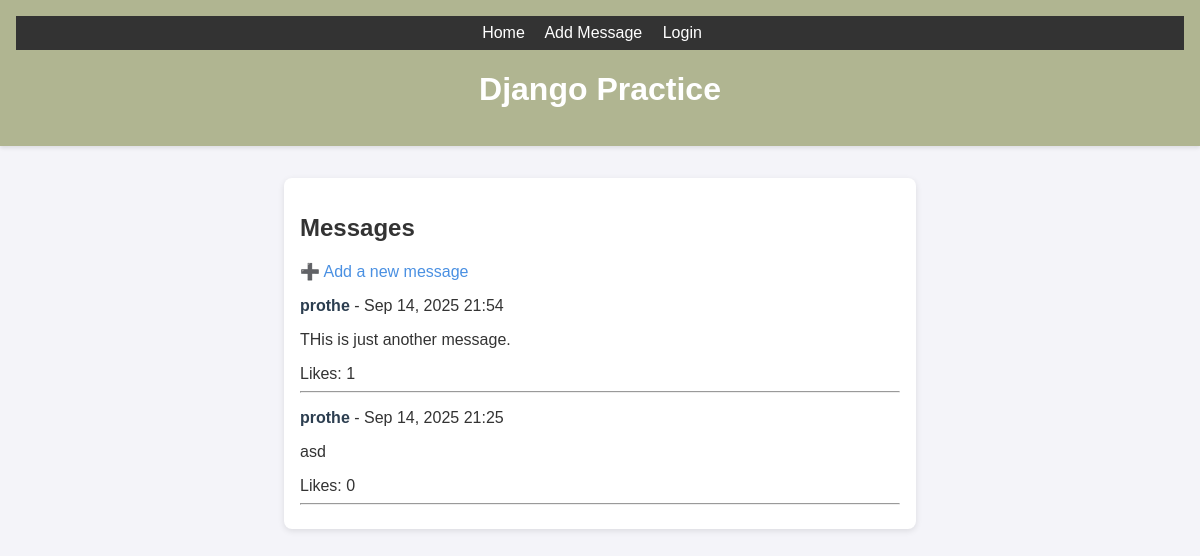
Before: / with the older database file.
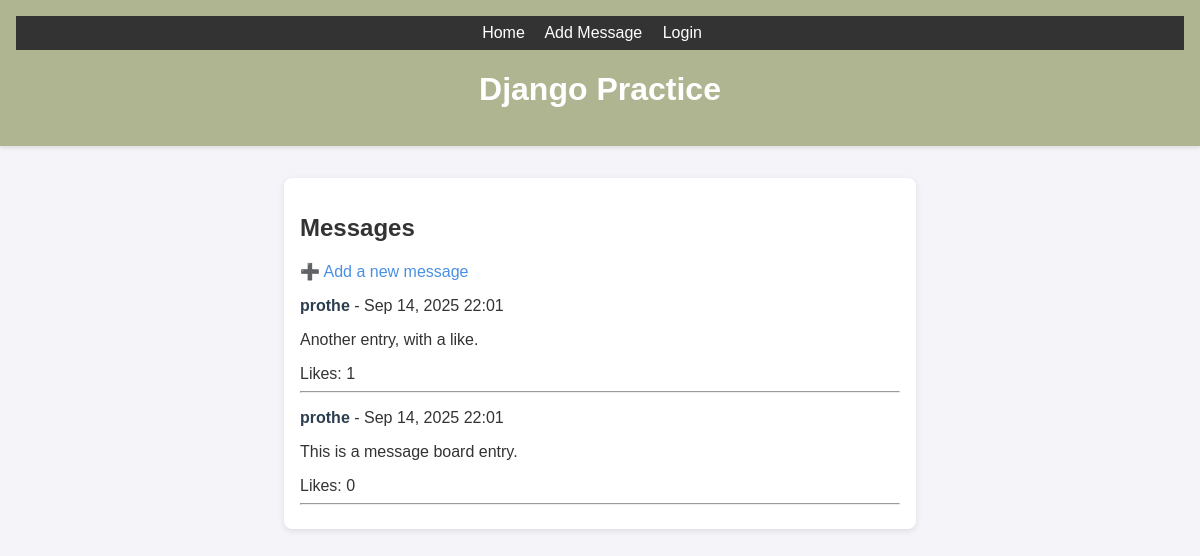
After: the same page with the newer database file.
### core/models.py (models this page shows, shortened)
class Message(models.Model):
    text = models.CharField(max_length=200)
    author = models.CharField(max_length=50, blank=True, default="Anonymous")
    created_at = models.DateTimeField(auto_now_add=True)
    likes = models.ManyToManyField(User, blank=True, related_name="liked_messages")
    def total_likes(self):
        return self.likes.count()

### core/views.py (the view)
# urls.py: path("", MessageListView.as_view(), name="index"),
class MessageListView(ListView):
    model = Message
    template_name = "index.html"
    context_object_name = "messages"
    ordering = ["-created_at"]

### templates/index.html (shortened to what this page needs)
{% extends "base.html" %}
{% block content %}
<h2>Messages</h2>
  <a href="{% url 'add_message' %}">➕ Add a new message</a>
{% for message in messages %}
  <div class="message">
    <p><strong>{{ message.author }}</strong> - {{ message.created_at|date:"M d, Y H:i" }}</p>
    <p>{{ message.text }}</p>
    Likes: {{ message.total_likes }}
  </div>
  <hr>
{% empty %}
  <p>No messages yet.</p>
{% endfor %}
{% endblock %}

### templates/base.html (shortened to what this page needs)
<!doctype html>
{% load static %}
<html>
<head>
  <link rel="stylesheet" href="{% static 'style.css' %}">
</head>
<body>
  <header>
    <nav>
      <a href="{% url 'index' %}">Home</a>
      <a href="{% url 'add_message' %}">Add Message</a>
      {% if user.is_authenticated %}
        <a href="#" onclick="document.getElementById('logout-form').submit(); return false;">Logout</a>
        <form id="logout-form" method="post" action="{% url 'logout' %}" style="display:none;">
          {% csrf_token %}
        </form>
      {% else %}
        <a href="{% url 'login' %}">Login</a>
      {% endif %}
    </nav>
    <h1>{% block header %}Django Practice{% endblock %}</h1>
  </header>
  <main>
    {% block content %}{% endblock %}
  </main>
</body>
</html>

### static/style.css (style rules this page uses)
body { font-family: Arial, sans-serif; background-color: #f4f4f9; color: #333; margin: 0; padding: 0; }
header { background-color: #b0b591; color: white; padding: 1rem; text-align: center; box-shadow: 0 2px 4px rgba(0,0,0,0.1); }
main { max-width: 600px; margin: 2rem auto; padding: 1rem; background-color: white; border-radius: 8px; box-shadow: 0 2px 6px rgba(0,0,0,0.1); }
a { color: #4a90e2; text-decoration: none; }
strong { color: #2c3e50; }

### templates/base.html (style rules this page uses)
nav { background: #333; padding: 0.5em 1em; }
nav a, nav button { color: #fff; margin-right: 1em; text-decoration: none; }

Changed rows visible on the page:
removed Message: author "prothe", created_at "Sep 14, 2025 21:54", text "THis is just another message.", total_likes "1"
removed Message: author "prothe", created_at "Sep 14, 2025 21:25", text "asd", total_likes "0"
added Message: author "prothe", created_at "Sep 14, 2025 22:01", text "Another entry, with a like.", total_likes "1"
added Message: author "prothe", created_at "Sep 14, 2025 22:01", text "This is a message board entry.", total_likes "0"
